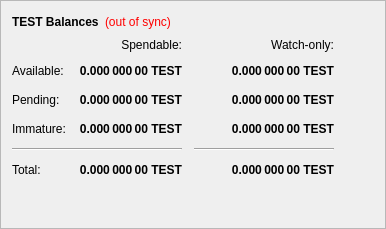
        <widget class="QFrame" name="frame">
         <property name="frameShape">
          <enum>QFrame::StyledPanel</enum>
         </property>
         <property name="frameShadow">
          <enum>QFrame::Raised</enum>
         </property>
         <layout class="QVBoxLayout" name="verticalLayout_4">
          <item>
           <layout class="QHBoxLayout" name="horizontalLayout_4">
            <item>
             <widget class="QLabel" name="label_5">
              <property name="font">
               <font>
                <weight>75</weight>
                <bold>true</bold>
               </font>
              </property>
              <property name="text">
               <string>TEST Balances</string>
              </property>
             </widget>
            </item>
            <item>
             <widget class="QLabel" name="labelWalletStatus">
              <property name="cursor">
               <cursorShape>WhatsThisCursor</cursorShape>
              </property>
              <property name="toolTip">
               <string>The displayed information may be out of date. Your wallet automatically synchronizes with the Testcurrency network after a connection is established, but this process has not completed yet.</string>
              </property>
              <property name="styleSheet">
               <string notr="true">QLabel { color: red; }</string>
              </property>
              <property name="text">
               <string notr="true">(out of sync)</string>
              </property>
              <property name="alignment">
               <set>Qt::AlignLeading|Qt::AlignLeft|Qt::AlignVCenter</set>
              </property>
             </widget>
            </item>
            <item>
             <spacer name="horizontalSpacer_3">
              <property name="orientation">
               <enum>Qt::Horizontal</enum>
              </property>
              <property name="sizeHint" stdset="0">
               <size>
                <width>40</width>
                <height>20</height>
               </size>
              </property>
             </spacer>
            </item>
           </layout>
          </item>
          <item>
           <layout class="QGridLayout" name="gridLayout">
            <property name="spacing">
             <number>12</number>
            </property>
            <item row="2" column="2">
             <widget class="QLabel" name="labelWatchPending">
              <property name="font">
               <font>
                <weight>75</weight>
                <bold>true</bold>
               </font>
              </property>
              <property name="cursor">
               <cursorShape>IBeamCursor</cursorShape>
              </property>
              <property name="toolTip">
               <string>Unconfirmed transactions to watch-only addresses</string>
              </property>
              <property name="text">
               <string notr="true">0.000 000 00 TEST</string>
              </property>
              <property name="alignment">
               <set>Qt::AlignRight|Qt::AlignTrailing|Qt::AlignVCenter</set>
              </property>
              <property name="textInteractionFlags">
               <set>Qt::LinksAccessibleByMouse|Qt::TextSelectableByKeyboard|Qt::TextSelectableByMouse</set>
              </property>
             </widget>
            </item>
            <item row="2" column="1">
             <widget class="QLabel" name="labelUnconfirmed">
              <property name="font">
               <font>
                <weight>75</weight>
                <bold>true</bold>
               </font>
              </property>
              <property name="cursor">
               <cursorShape>IBeamCursor</cursorShape>
              </property>
              <property name="toolTip">
               <string>Total of transactions that have yet to be confirmed, and do not yet count toward the spendable balance</string>
              </property>
              <property name="text">
               <string notr="true">0.000 000 00 TEST</string>
              </property>
              <property name="alignment">
               <set>Qt::AlignRight|Qt::AlignTrailing|Qt::AlignVCenter</set>
              </property>
              <property name="textInteractionFlags">
               <set>Qt::LinksAccessibleByMouse|Qt::TextSelectableByKeyboard|Qt::TextSelectableByMouse</set>
              </property>
             </widget>
            </item>
            <item row="3" column="2">
             <widget class="QLabel" name="labelWatchImmature">
              <property name="font">
               <font>
                <weight>75</weight>
                <bold>true</bold>
               </font>
              </property>
              <property name="cursor">
               <cursorShape>IBeamCursor</cursorShape>
              </property>
              <property name="toolTip">
               <string>Staked or masternode rewards in watch-only addresses that has not yet matured</string>
              </property>
              <property name="text">
               <string notr="true">0.000 000 00 TEST</string>
              </property>
              <property name="alignment">
               <set>Qt::AlignRight|Qt::AlignTrailing|Qt::AlignVCenter</set>
              </property>
              <property name="textInteractionFlags">
               <set>Qt::LinksAccessibleByMouse|Qt::TextSelectableByKeyboard|Qt::TextSelectableByMouse</set>
              </property>
             </widget>
            </item>
            <item row="4" column="0" colspan="2">
             <widget class="Line" name="lineSpendableBalance">
              <property name="orientation">
               <enum>Qt::Horizontal</enum>
              </property>
             </widget>
            </item>
            <item row="4" column="2">
             <widget class="Line" name="lineWatchBalance">
              <property name="sizePolicy">
               <sizepolicy hsizetype="Preferred" vsizetype="Fixed">
                <horstretch>0</horstretch>
                <verstretch>0</verstretch>
               </sizepolicy>
              </property>
              <property name="minimumSize">
               <size>
                <width>140</width>
                <height>0</height>
               </size>
              </property>
              <property name="orientation">
               <enum>Qt::Horizontal</enum>
              </property>
             </widget>
            </item>
            <item row="5" column="0">
             <widget class="QLabel" name="labelTotalText">
              <property name="text">
               <string>Total:</string>
              </property>
             </widget>
            </item>
            <item row="3" column="1">
             <widget class="QLabel" name="labelImmature">
              <property name="font">
               <font>
                <weight>75</weight>
                <bold>true</bold>
               </font>
              </property>
              <property name="cursor">
               <cursorShape>IBeamCursor</cursorShape>
              </property>
              <property name="toolTip">
               <string>Staked or masternode rewards that has not yet matured</string>
              </property>
              <property name="text">
               <string notr="true">0.000 000 00 TEST</string>
              </property>
              <property name="alignment">
               <set>Qt::AlignRight|Qt::AlignTrailing|Qt::AlignVCenter</set>
              </property>
              <property name="textInteractionFlags">
               <set>Qt::LinksAccessibleByMouse|Qt::TextSelectableByKeyboard|Qt::TextSelectableByMouse</set>
              </property>
             </widget>
            </item>
            <item row="2" column="3">
             <spacer name="horizontalSpacer_2">
              <property name="orientation">
               <enum>Qt::Horizontal</enum>
              </property>
              <property name="sizeHint" stdset="0">
               <size>
                <width>40</width>
                <height>20</height>
               </size>
              </property>
             </spacer>
            </item>
            <item row="3" column="0">
             <widget class="QLabel" name="labelImmatureText">
              <property name="text">
               <string>Immature:</string>
              </property>
             </widget>
            </item>
            <item row="5" column="1">
             <widget class="QLabel" name="labelTotal">
              <property name="font">
               <font>
                <weight>75</weight>
                <bold>true</bold>
               </font>
              </property>
              <property name="cursor">
               <cursorShape>IBeamCursor</cursorShape>
              </property>
              <property name="toolTip">
               <string>Your current total balance</string>
              </property>
              <property name="text">
               <string notr="true">0.000 000 00 TEST</string>
              </property>
              <property name="alignment">
               <set>Qt::AlignRight|Qt::AlignTrailing|Qt::AlignVCenter</set>
              </property>
              <property name="textInteractionFlags">
               <set>Qt::LinksAccessibleByMouse|Qt::TextSelectableByKeyboard|Qt::TextSelectableByMouse</set>
              </property>
             </widget>
            </item>
            <item row="5" column="2">
             <widget class="QLabel" name="labelWatchTotal">
              <property name="font">
               <font>
                <weight>75</weight>
                <bold>true</bold>
               </font>
              </property>
              <property name="cursor">
               <cursorShape>IBeamCursor</cursorShape>
              </property>
              <property name="toolTip">
               <string>Current total balance in watch-only addresses</string>
              </property>
              <property name="text">
               <string notr="true">0.000 000 00 TEST</string>
              </property>
              <property name="alignment">
               <set>Qt::AlignRight|Qt::AlignTrailing|Qt::AlignVCenter</set>
              </property>
              <property name="textInteractionFlags">
               <set>Qt::LinksAccessibleByMouse|Qt::TextSelectableByKeyboard|Qt::TextSelectableByMouse</set>
              </property>
             </widget>
            </item>
            <item row="0" column="2">
             <widget class="QLabel" name="labelWatchonly">
              <property name="text">
               <string>Watch-only:</string>
              </property>
              <property name="alignment">
               <set>Qt::AlignRight|Qt::AlignTrailing|Qt::AlignVCenter</set>
              </property>
             </widget>
            </item>
            <item row="1" column="0">
             <widget class="QLabel" name="labelBalanceText">
              <property name="text">
               <string>Available:</string>
              </property>
             </widget>
            </item>
            <item row="1" column="1">
             <widget class="QLabel" name="labelBalance">
              <property name="font">
               <font>
                <weight>75</weight>
                <bold>true</bold>
               </font>
              </property>
              <property name="cursor">
               <cursorShape>IBeamCursor</cursorShape>
              </property>
              <property name="toolTip">
               <string>Your current spendable balance</string>
              </property>
              <property name="text">
               <string notr="true">0.000 000 00 TEST</string>
              </property>
              <property name="alignment">
               <set>Qt::AlignRight|Qt::AlignTrailing|Qt::AlignVCenter</set>
              </property>
              <property name="textInteractionFlags">
               <set>Qt::LinksAccessibleByMouse|Qt::TextSelectableByKeyboard|Qt::TextSelectableByMouse</set>
              </property>
             </widget>
            </item>
            <item row="1" column="2">
             <widget class="QLabel" name="labelWatchAvailable">
              <property name="font">
               <font>
                <weight>75</weight>
                <bold>true</bold>
               </font>
              </property>
              <property name="cursor">
               <cursorShape>IBeamCursor</cursorShape>
              </property>
              <property name="toolTip">
               <string>Your current balance in watch-only addresses</string>
              </property>
              <property name="text">
               <string notr="true">0.000 000 00 TEST</string>
              </property>
              <property name="alignment">
               <set>Qt::AlignRight|Qt::AlignTrailing|Qt::AlignVCenter</set>
              </property>
              <property name="textInteractionFlags">
               <set>Qt::LinksAccessibleByMouse|Qt::TextSelectableByKeyboard|Qt::TextSelectableByMouse</set>
              </property>
             </widget>
            </item>
            <item row="2" column="0">
             <widget class="QLabel" name="labelPendingText">
              <property name="text">
               <string>Pending:</string>
              </property>
             </widget>
            </item>
            <item row="0" column="1">
             <widget class="QLabel" name="labelSpendable">
              <property name="text">
               <string>Spendable:</string>
              </property>
              <property name="alignment">
               <set>Qt::AlignRight|Qt::AlignTrailing|Qt::AlignVCenter</set>
              </property>
             </widget>
            </item>
           </layout>
          </item>
          <item>
           <spacer name="verticalSpacer_4">
            <property name="orientation">
             <enum>Qt::Vertical</enum>
            </property>
            <property name="sizeHint" stdset="0">
             <size>
              <width>20</width>
              <height>40</height>
             </size>
            </property>
           </spacer>
          </item>
         </layout>
        </widget>
